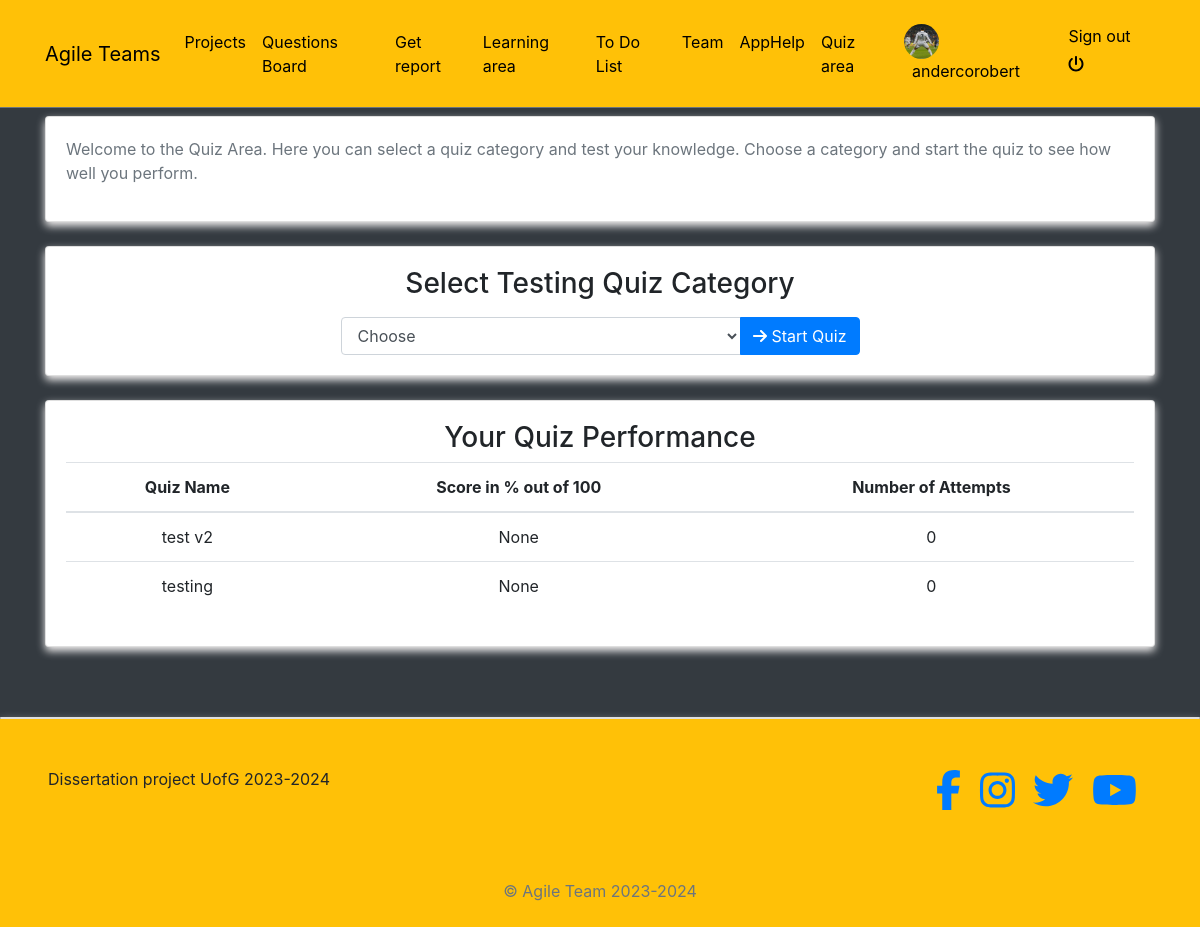
Page /quiz/home/ (signed in) on the earlier database version.
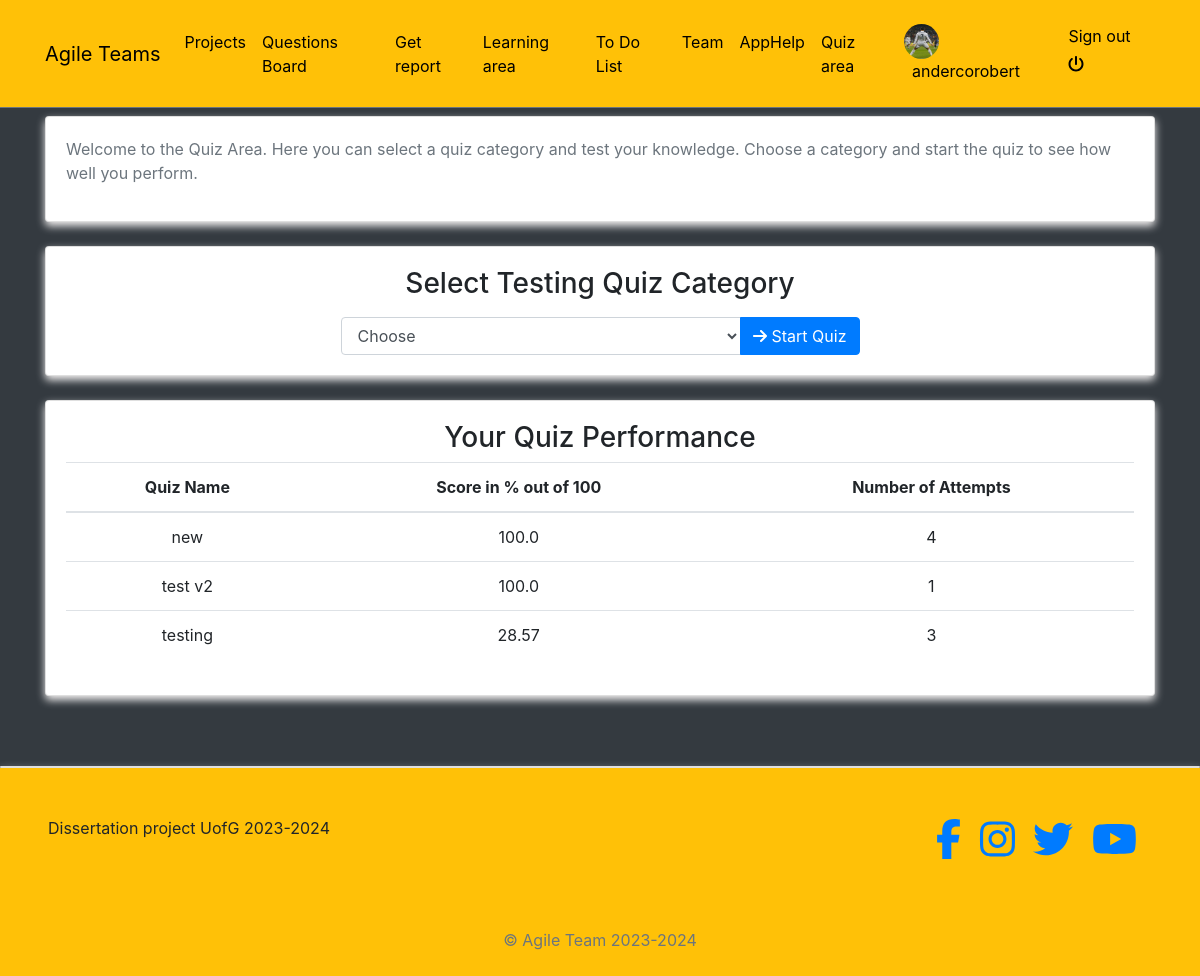
Same page on the later database version.
### quiz/models.py (models this page shows, shortened)
class BaseModel(models.Model):
    uid = models.UUIDField(primary_key=True, default=uuid.uuid4, editable=False)
    created_at = models.DateTimeField(auto_now_add=True)
    updated_at = models.DateTimeField(auto_now=True)
    class Meta:
        abstract = True

class Category(BaseModel):
    category_name = models.CharField(max_length=100)

### quiz/views.py (the view)
# urls.py: 2. Add a URL to urlpatterns:  path('', views.home, name='home')
@login_required
def home(request):
    categories = Category.objects.all()
    quizzes_with_attempts = Category.objects.annotate(
        num_attempts=Count('quizscore', filter=Q(quizscore__user=request.user)),
        score=Max('quizscore__score', filter=Q(quizscore__user=request.user)),
        last_attempt_date=Max('quizscore__date_taken', filter=Q(quizscore__user=request.user))
    )
    context = {
        'categories': categories,
        'quizzes_with_attempts': quizzes_with_attempts
    }
    return render(request, 'qcategory.html', context)

### blogs/context_processors.py (called while the page is built)
def get_categories(request):
    categories = Category.objects.all()
    return dict(categories=categories)

### profiles/context_processors.py (called while the page is built)
def profile_pic(request):
    if request.user.is_authenticated:
        user = request.user
        try:
            profile_obj = Profile.objects.get(user=user)
            pic = profile_obj.profile_picture
        except Profile.DoesNotExist:
            pic = None
        return {'picture':pic}
    return {}

def get_profile(request):
    if request.user.is_authenticated:
        user = request.user
        try:
            profile_obj = Profile.objects.get(user=user)
        except Profile.DoesNotExist:
            pic = None
        return {'profile':profile_obj}
    return {}

### templates/qcategory.html (shortened to what this page needs)
{% extends 'base.html' %}
{% block content %}
{% if request.user.is_authenticated %}
<div class="container mt-5 pt-5">
    <div class="card">
        <div class="card-body">
            <p>Welcome to the Quiz Area. Here you can select a quiz category and test your knowledge. Choose a category and start the quiz to see how well you perform.</p>
        </div>
    </div>
    <div class="card mt-4">
        <div class="card-body">
            <h3 class="text-center">Select Testing Quiz Category</h3>
            <div class="row mt-3">
                <div class="col-md-6 col-lg-6 mx-auto">
                    <form id="quizForm" action="{% url 'quiz:quiz' %}" method='get'>
                        <div class="input-group">
                            <select name="category" id="categorySelect" class="form-control">
                                <option value="">Choose</option>
                            </select>
                            <div class="input-group-append">
                                <button type='submit' class="btn btn-primary"><i class="fa fa-arrow-right"></i> Start Quiz</button>
                            </div>
                        </div>
                    </form>
                </div>
            </div>
        </div>
    </div>
    <div class="card mt-4">
        <div class="card-body">
            <h3 class="text-center">Your Quiz Performance</h3>
            <table class="table">
                <thead>
                    <tr>
                        <th class="text-center">Quiz Name</th>
                        <th class="text-center">Score in % out of 100</th>
                        <th class="text-center">Number of Attempts</th>
                    </tr>
                </thead>
                <tbody>
                    {% for quiz in quizzes_with_attempts %}
                    <tr>
                        <td class="text-center">{{ quiz.category_name }}</td>
                        <td class="text-center">{{ quiz.score }}</td>
                        <td class="text-center">{{ quiz.num_attempts }}</td>
                    </tr>
                    {% empty %}
                    <tr>
                        <td colspan="3" class="text-center">No quizzes taken yet.</td>
                    </tr>
                    {% endfor %}
                </tbody>
            </table>
        </div>
    </div>
</div>
<div class="card" style="margin-top: 70px;">
</div>
{% else %}
<div class="text-center h3" style="margin-top: 70px;">Please log in to access the quiz.</div>
{% endif %}
{% endblock %}

Differences in the rows shown:
added Category: category_name "new", score "100.0", num_attempts "4"
computed for Category "test v2": score "None" → "100.0"; num_attempts "0" → "1"
computed for Category "testing": score "None" → "28.57"; num_attempts "0" → "3"
